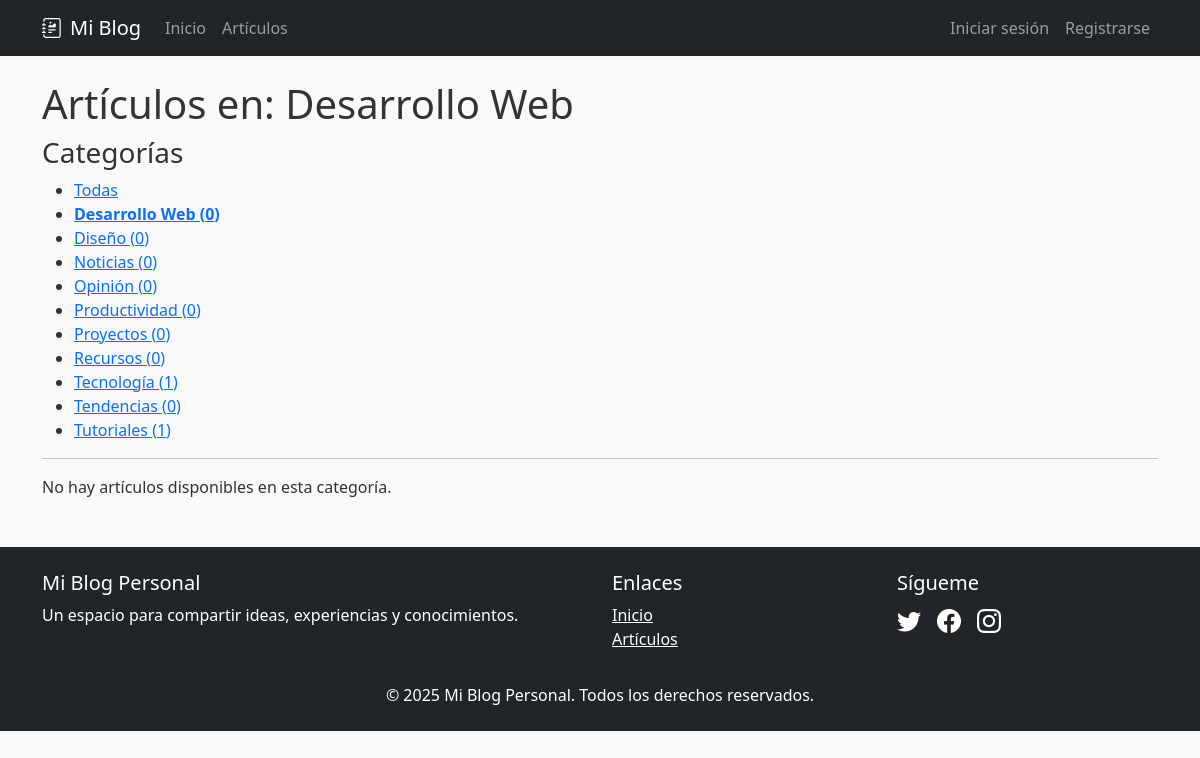
/posts/?categoria=desarrollo-web, run on the app's committed database.
### app1/models.py (models this page shows, shortened)
class Categoria(models.Model):
    nombre = models.CharField(max_length=100)
    slug = models.SlugField(unique=True, max_length=100)
    descripcion = models.TextField(blank=True)
    class Meta:
        verbose_name_plural = "Categorías"

### app1/views.py (the view)
# urls.py: path('posts/', views.lista_posts, name='lista_posts'),
def lista_posts(request):
    categoria_slug = request.GET.get('categoria')
    if categoria_slug:
        categoria = get_object_or_404(Categoria, slug=categoria_slug)
        posts_list = Post.objects.filter(categoria=categoria, publicado=True)
        titulo_pagina = f"Artículos en: {categoria.nombre}"
    else:
        posts_list = Post.objects.filter(publicado=True)
        titulo_pagina = "Todos los artículos"
    paginator = Paginator(posts_list, 9)  # 9 posts por página
    page = request.GET.get('page')
    posts = paginator.get_page(page)
    categorias = Categoria.objects.annotate(num_posts=Count('posts')).order_by('nombre')
    context = {
        'posts': posts,
        'categorias': categorias,
        'titulo_pagina': titulo_pagina,
        'categoria_actual': categoria_slug,
    }
    return render(request, 'app1/lista_posts.html', context)

### app1/templates/app1/lista_posts.html (shortened to what this page needs)
{% extends 'app1/base.html' %}
{% load static %}
{% block content %}
<h1>{{ titulo_pagina }}</h1>
<div>
    <h3>Categorías</h3>
    <ul>
        <li><a href="{% url 'app1:lista_posts' %}">Todas</a></li>
        {% for cat in categorias %}
            <li>
                <a href="{% url 'app1:lista_posts' %}?categoria={{ cat.slug }}" {% if cat.slug == categoria_actual %}style="font-weight: bold;"{% endif %}>
                    {{ cat.nombre }} ({{ cat.num_posts }})
                </a>
            </li>
        {% endfor %}
    </ul>
</div>
<hr>
<div>
    {% if posts %}
        {% for post in posts %}
            <article>
                <h2><a href="{{ post.get_absolute_url }}">{{ post.titulo }}</a></h2>
                <p>Categoría: <a href="{% url 'app1:posts_por_categoria' post.categoria.slug %}">{{ post.categoria.nombre }}</a></p>
                <p>Publicado el: {{ post.fecha_publicacion|date:"d M Y" }} por {{ post.autor.username }}</p>
                <div>
                    {{ post.contenido|truncatewords_html:50|safe }}
                </div>
                <a href="{{ post.get_absolute_url }}">Leer más</a>
            </article>
            <hr>
        {% endfor %}
    {% else %}
        <p>No hay artículos disponibles en esta categoría.</p>
    {% endif %}
</div>
{% endblock %}

### app1/static/app1/css/styles.css (style rules this page uses)
body { background-color: #f8f9fa; color: #333; }

### data on the page
Categoria: nombre "Desarrollo Web", num_posts "0"
Categoria: nombre "Diseño", num_posts "0"
Categoria: nombre "Noticias", num_posts "0"
Categoria: nombre "Opinión", num_posts "0"
Categoria: nombre "Productividad", num_posts "0"
Categoria: nombre "Proyectos", num_posts "0"
Categoria: nombre "Recursos", num_posts "0"
Categoria: nombre "Tecnología", num_posts "1"
Categoria: nombre "Tendencias", num_posts "0"
Categoria: nombre "Tutoriales", num_posts "1"

### other printed values
{{ titulo_pagina }} "Artículos en: Desarrollo Web"
